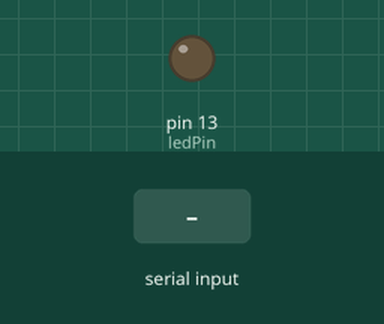
The sketch below on a simulated Arduino Uno, built with avr-gcc and run on an emulated ATmega328P. On the bench: output pins drawn as LEDs (lit = HIGH). Inputs (shaded band) come from the test bench. What the sketch prints to the serial monitor is not drawn.

Above: at 1.2 s.
1.3 s: "90,45\n" received over Serial
At 3.84 s:
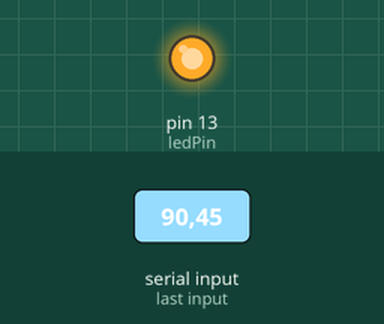
Timing chart, 0 to 10.2 s (numbered marks = the images above; inputs shaded):
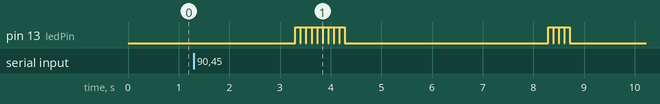

The sketch:

AR14_period.ino.ino
```cpp
/*

 예제 2.3

 컴퓨터로부터 시리얼 통신을 통하여 데이터 수신하기

*/


// LED 출력을 할 핀 번호 설정

const int ledPin = 13;


// 점멸횟수 변수 설정

int blinkNumber = 0;


String stringValue[]={"Binary:", "Octal:"};


void setup() {

  // 9600bps로 시리얼 통신 설정

  Serial.begin(9600);

  // 13번 핀을 출력으로 설정

  pinMode(ledPin, OUTPUT);

}


void loop() {

// 시리얼 통신으로 입력 받은 데이터가 있는지를 검사하여

// 데이터가 있을 경우에 if문 안의 명령어를 실행

  if(Serial.available()){

  // val 변수에 시리얼 통신값 읽어오기

    char val = Serial.read();

    // 입력된 값이 0~9의 숫자인지를 판단

    if(isDigit(val)){

     // val은 ASCII 코드값이므로 숫자로 바꿔주기 위하여

     // '0'의 아스키 코드값을 빼줌

     // blinkNumber에는 실제 숫자가 저장된다.

      blinkNumber = (val - '0');

      if (blinkNumber < 10) {

      Serial.print("입력한 수:");

      Serial.print(blinkNumber);

      Serial.print(" , ");

      Serial.print(stringValue[0]);

      Serial.print(blinkNumber,BIN);

      Serial.print(" , ");

      Serial.print(stringValue[1]);

      Serial.print(blinkNumber,OCT);

      Serial.println();

      delay(2000);

    }

  }


  // blinkNumber 만큼 LED를 점멸시킴

  for(char i=0;i < blinkNumber;i++){

    digitalWrite(ledPin, HIGH);

    delay(100);

    digitalWrite(ledPin, LOW);

    delay(10);

  }

  // 점멸 횟수를 리셋함

  blinkNumber = 0;

 }

}
```

Measured:
- after the input at 1.3 s, pin 13 (ledPin): goes 8 × (HIGH 0.10 s, LOW 0.01 s), HIGH 0.10 s, LOW 4.0 s, 3 × (HIGH 0.10 s, LOW 0.01 s), HIGH 0.10 s, then LOW, starting after 2.0 s
